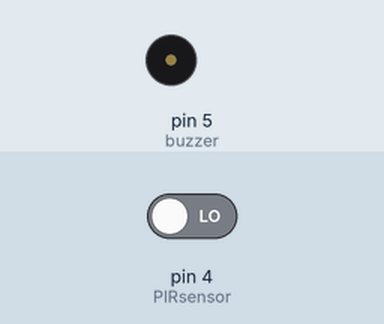
This sketch was run on a simulated Arduino Uno, built with avr-gcc and run on an emulated ATmega328P. On the bench: buzzer (waves = sounding, pin HIGH). The inputs (shaded band) are chosen by the test bench; at power-on: pin 4 (PIRsensor) LOW.

Above: at 1.2 s.
1.3 s: pin 4 (PIRsensor) driven HIGH
At 2.7 s:
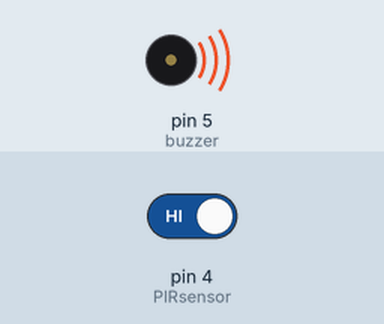
4.3 s: pin 4 (PIRsensor) driven LOW
At 5.4 s:
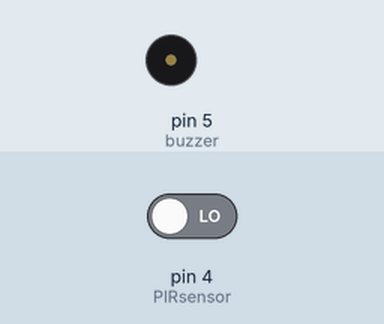
Timing chart, 0 to 7.3 s (numbered marks = the images above; inputs shaded):
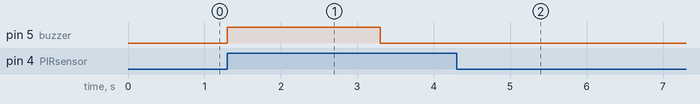

The sketch:

Theif_Buzzer.ino
```cpp
int PIRsensor = 4;
int buzzer= 5;
int theif=0;
void setup()
{
  pinMode(PIRsensor,INPUT); //declare sensor as input
  pinMode(buzzer,OUTPUT); //declare as output


}

void loop()
{
  theif=digitalRead(PIRsensor);
  if(theif==1)
  {
    digitalWrite(buzzer, HIGH);
    delay(2000);
    digitalWrite(buzzer,LOW);
    delay(1000);

  }
  else
  { digitalWrite(buzzer,LOW);
  }

}
```

Measured:
- after the input at 1.3 s, pin 5 (buzzer): LOW → HIGH at once, → LOW 2.0 s later
- after the input at 4.3 s, pin 5 (buzzer): stops changing and stays LOW
